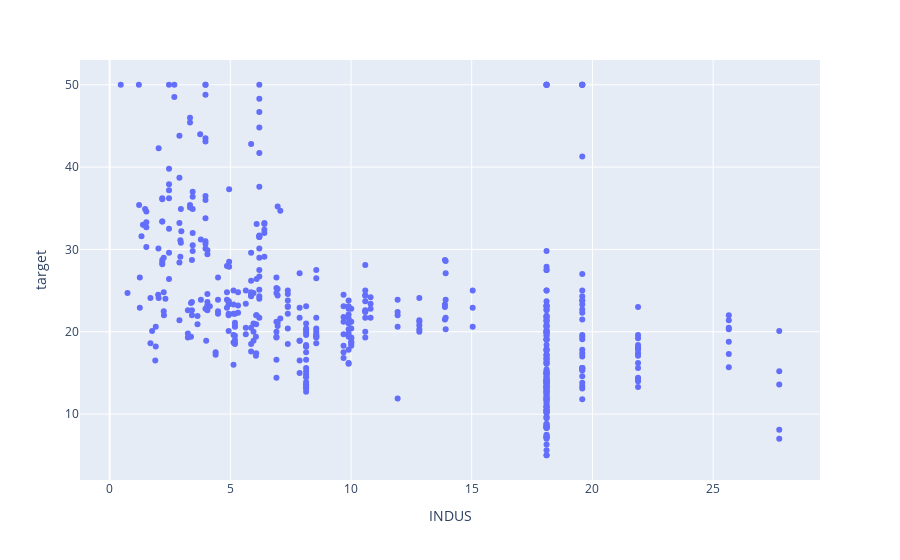

The notebook cell saved with this chart:
### Code cell
## Relation with Target Variable
fig=px.scatter(df,x='INDUS',y='target')
fig.show()

### Figure 1 — Plotly figure (JSON) as saved in the notebook; plotly's stock layout.template omitted (floating-point values rounded to 4 significant figures; data arrays with more than 128 entries replaced by an {"elided": "..."} marker saying what was removed)
{"data": [{"hoverlabel": {"namelength": 0}, "hovertemplate": "INDUS=%{x}<br>target=%{y}", "legendgroup": "", "marker": {"color": "#636efa", "symbol": "circle"}, "mode": "markers", "name": "", "showlegend": false, "type": "scatter", "x": {"elided": "506 float values"}, "xaxis": "x", "y": {"elided": "506 float values"}, "yaxis": "y"}], "layout": {"legend": {"tracegroupgap": 0}, "margin": {"t": 60}, "xaxis": {"anchor": "y", "domain": [0, 1], "title": {"text": "INDUS"}}, "yaxis": {"anchor": "x", "domain": [0, 1], "title": {"text": "target"}}}}
